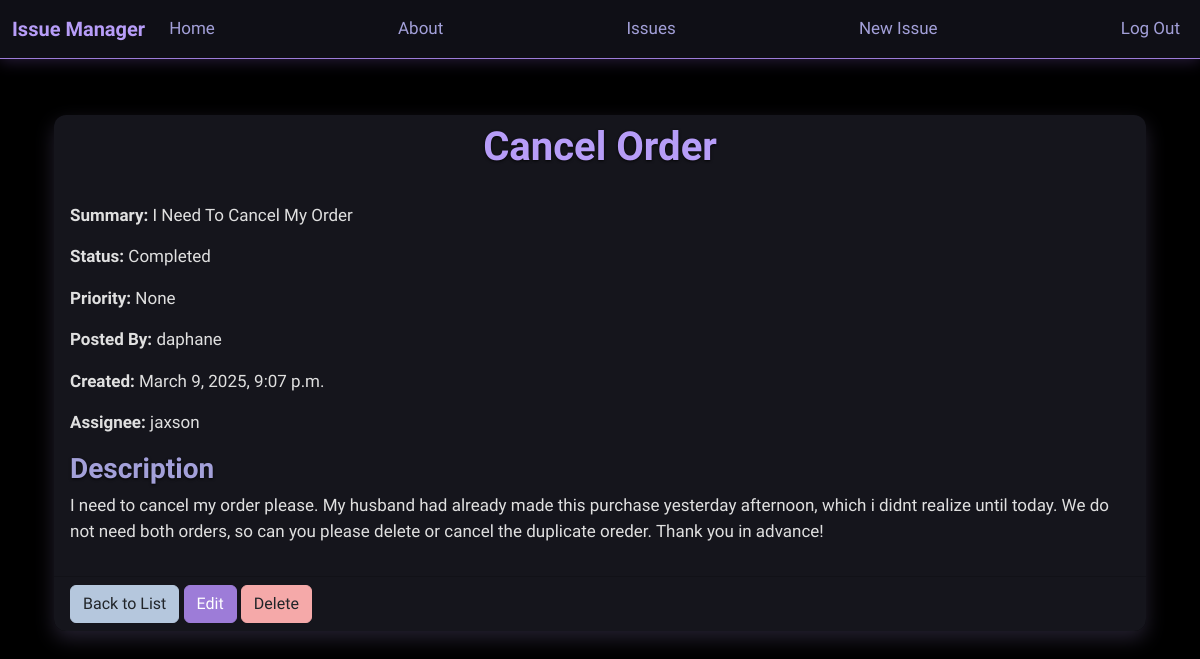
Page /issues/9/ (signed in) on the committed database.
### issues/models.py (models this page shows, shortened)
class Issue(models.Model):
	name = models.CharField(max_length=64)
	summary = models.CharField(max_length=128)
	description = models.TextField()
	reporter = models.ForeignKey(
		get_user_model(),
		on_delete=models.CASCADE
	)
	assignee = models.ForeignKey(
		get_user_model(),
		on_delete=models.SET_NULL,
		related_name="assignee",
		blank=True, null=True
	)
	created_on = models.DateTimeField(auto_now_add=True)
	status = models.ForeignKey(
		'Status',
		on_delete=models.CASCADE
	)
	priority = models.ForeignKey(
		'Priority',
		on_delete=models.SET_NULL, null=True
	)

class Status(models.Model):
	name = models.CharField(max_length=128)
	description = models.CharField(max_length=128)
	def __str__(self):
		return self.name

### accounts/models.py (models this page shows)
class CustomUser(AbstractUser):
	role = models.ForeignKey(
		Role,
		on_delete=models.CASCADE,
		blank=True, null=True
	)
	team = models.ForeignKey(
		Team,
		on_delete=models.CASCADE,
		blank=True, null=True
	)

### issues/views.py (the view)
# urls.py: path("<int:pk>/", IssueDetailView.as_view(), name="issue_detail"),
class IssueDetailView(LoginRequiredMixin, DetailView):
    model = Issue
    template_name = "issues/issue_detail.html"
    context_object_name = "issue"

### templates/issues/issue_detail.html (shortened to what this page needs)
{% extends 'base.html' %}
{% block content %}
<div class="card">
    <div class="card-header">
        <h1>{{ issue.name }}</h1>
    </div>
    <div class="card-body">
        <p><strong>Summary:</strong> {{ issue.summary }}</p>
        <p><strong>Status:</strong> {{ issue.status }}</p>
        <p><strong>Priority:</strong> {{ issue.priority }}</p>
        <p><strong>Posted By:</strong> {{ issue.reporter }}</p>
        <p><strong>Created:</strong> {{ issue.created_on }}</p>
        <p><strong>Assignee:</strong> {{ issue.assignee|default:"Unassigned" }}</p>
        <h3 class="description-text">Description</h3>
        <p>{{ issue.description }}</p>
    </div>
    <div class="card-footer">
        <a href="{% url 'issue_list' %}" class="btn btn-secondary">Back to List</a>
        <a href="{% url 'issue_edit' issue.pk %}" class="btn btn-primary">Edit</a>
        <a href="{% url 'issue_delete' issue.pk %}" class="btn btn-danger">Delete</a>
    </div>
</div>
{% endblock content %}

### static/css/base.css (style rules this page uses)
body { font-family: 'Arsenal', sans-serif; font-size: 17px; color: #f0f0f0; background-color: #000; background-image: url("https://images.unsplash.com/photo-1596818531679-96ef98b9a036?ixlib=rb-1.2.1&auto=format&fit=crop&q=80"); background-size: cover; background-position: center; background-attachment: fixed; position: relative; min-height: 100vh; }
body::before { content: ""; position: absolute; top: 0; left: 0; width: 100%; height: 100%; background-color: rgba(0, 0, 0, 0.7); z-index: -1; }
.card { background-color: rgba(30, 30, 40, 0.7); border: none; border-radius: 12px; box-shadow: 0 8px 20px rgba(181, 159, 235, 0.2); transition: transform 0.3s ease, box-shadow 0.3s ease; backdrop-filter: blur(5px); }
.card-header { border-bottom: none; background: transparent; font-weight: 700; color: #a3a0d9; }
.card-body { color: #e0e0e0; }
.btn-primary { background-color: #9d7cd8; border-color: #9d7cd8; }
.btn-secondary { background-color: #b5c7dd; border-color: #b5c7dd; color: #212529; }
.btn-danger { background-color: #f5a9a9; border-color: #f5a9a9; color: #212529; }
a { color: #b79df8; text-decoration: none; transition: color 0.3s ease; }
h1, h2, h3, h4, h5, h6 { color: #b79df8; font-weight: 700; text-align: center; text-shadow: 0px 1px 3px rgba(0, 0, 0, 0.8); }
.description-text { color: #a3a0d9; font-weight: 700; text-align: left; }

### rows in the picture
Issue: name "Cancel Order", summary "I Need To Cancel My Order", status "Completed", priority "None", reporter "daphane", created_on "March 9, 2025, 9:07 p.m.", assignee "jaxson", description "I need to cancel my order please. My husband had already made this purchase yesterday afternoon, which i didnt realize until today. We do not need both orders, so can you please delete or cancel the duplicate oreder. Thank you in advance!"
